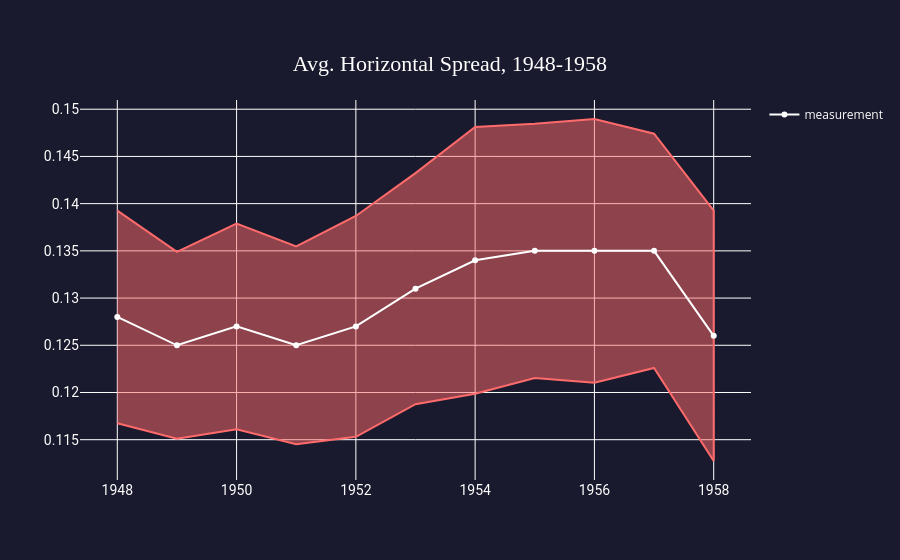

Notebook cell for this chart:
### Markdown cell above
## Horizontal Spread

### Code cell
x = sample_data_g['year'].tolist()
y = sample_data_g['avg_h_spread'].round(3)

error = y * sample_data_g['moe']
y_upper = (y + error).tolist()
y_lower = (y - error).tolist()

fig = go.Figure([
    go.Scatter(
        x=x + x[::-1],
        y=y_upper + y_lower[::-1],
        fill='toself',
        line=dict(color='#FF6B6B'),
fillcolor='rgba(255, 107, 107, 0.5)',
        hoverinfo='skip',
        showlegend=False
    ),
    go.Scatter(
        x=x, y=y.tolist(),
        line=dict(color='rgb(255, 255, 255)'),
        name='measurement'
    )
])
fig.update_layout(layout)
fig.update_layout(dict(title=dict(text="Avg. Horizontal Spread, 1948-1958", y=0.9, x=0.5)))
fig.show()

### Figure 1 — Plotly figure (JSON) as saved in the notebook; plotly's stock layout.template omitted (floating-point values rounded to 4 significant figures)
{"data": [{"fill": "toself", "fillcolor": "rgba(255, 107, 107, 0.5)", "hoverinfo": "skip", "line": {"color": "#FF6B6B"}, "showlegend": false, "type": "scatter", "x": [1948, 1949, 1950, 1951, 1952, 1953, 1954, 1955, 1956, 1957, 1958, 1958, 1957, 1956, 1955, 1954, 1953, 1952, 1951, 1950, 1949, 1948], "y": [0.1393, 0.1349, 0.1379, 0.1355, 0.1387, 0.1432, 0.1481, 0.1485, 0.149, 0.1474, 0.1393, 0.1127, 0.1226, 0.121, 0.1215, 0.1199, 0.1188, 0.1153, 0.1145, 0.1161, 0.1151, 0.1167]}, {"line": {"color": "rgb(255, 255, 255)"}, "name": "measurement", "type": "scatter", "x": [1948, 1949, 1950, 1951, 1952, 1953, 1954, 1955, 1956, 1957, 1958], "y": [0.128, 0.125, 0.127, 0.125, 0.127, 0.131, 0.134, 0.135, 0.135, 0.135, 0.126]}], "layout": {"font": {"color": "white"}, "paper_bgcolor": "#1A1A2E", "plot_bgcolor": "rgba(61, 61, 61, 0)", "title": {"font": {"color": "white", "family": "Raleway", "size": 22}, "text": "Avg. Horizontal Spread, 1948-1958", "x": 0.5, "xanchor": "center", "y": 0.9, "yanchor": "top"}, "xaxis": {"tickfont": {"color": "white", "family": "Roboto", "size": 14}, "title": {"font": {"color": "white", "family": "Raleway", "size": 18}, "text": ""}}, "yaxis": {"layer": "below traces", "tickfont": {"color": "white", "family": "Roboto", "size": 14}, "title": {"font": {"color": "white", "family": "Raleway", "size": 18}, "text": ""}}}}
